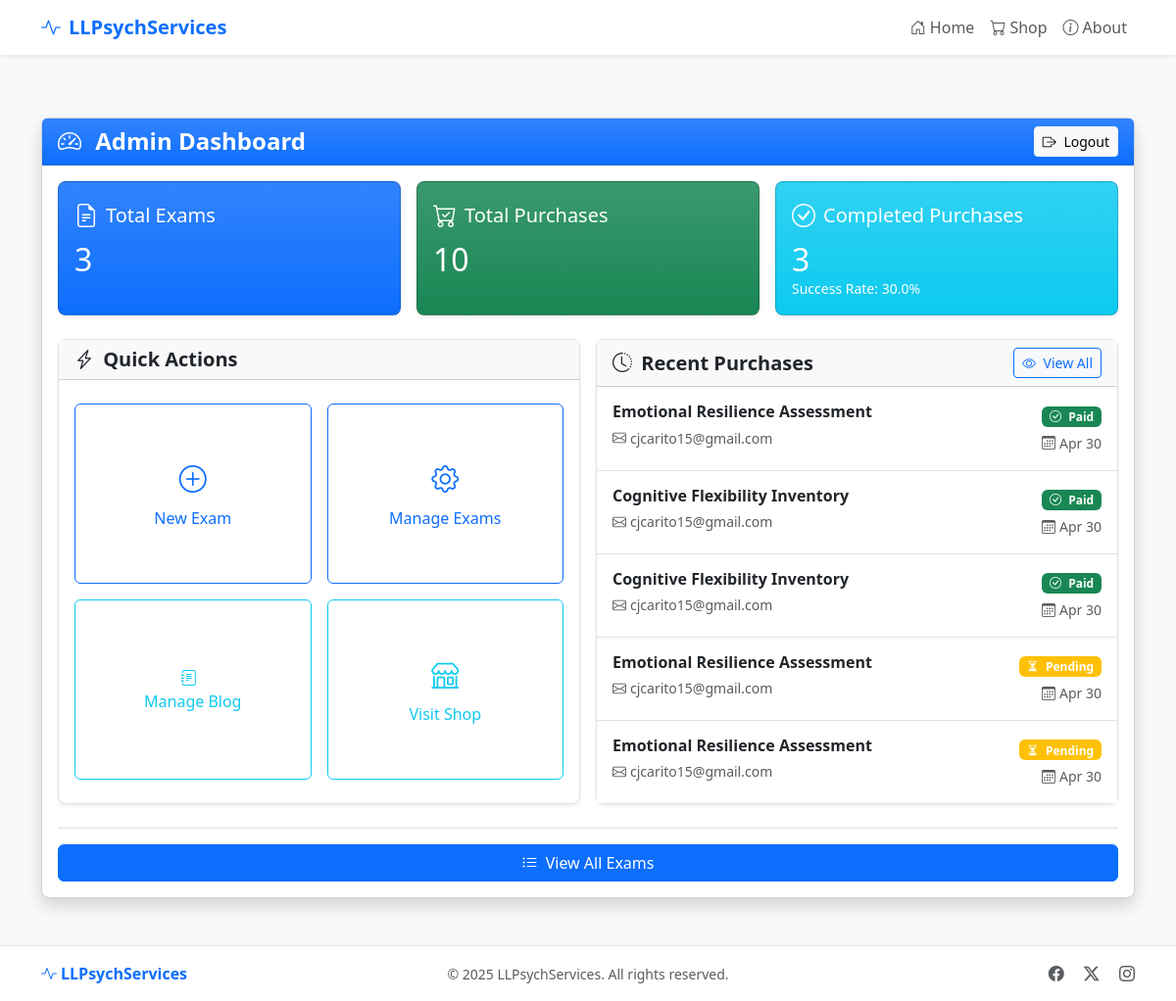
Before: /admin (signed in) with the older database file.
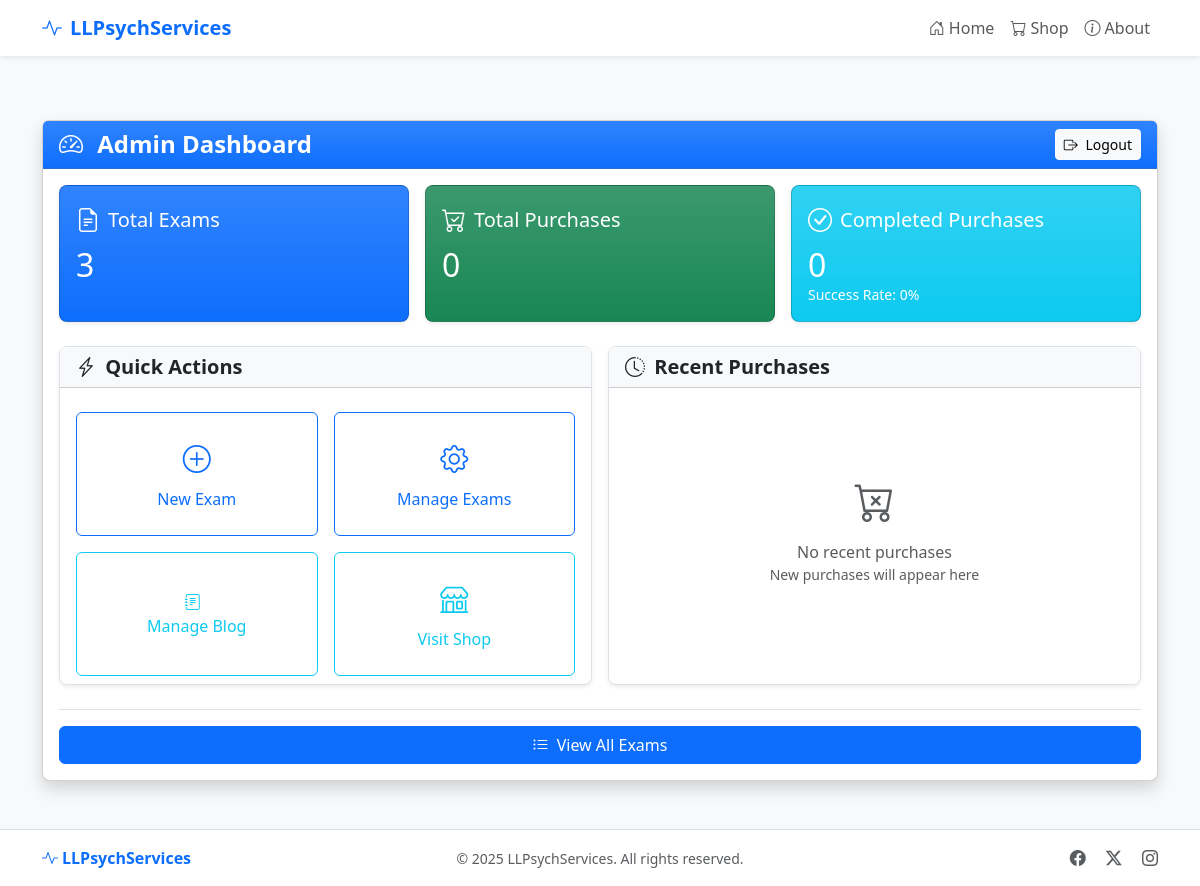
After: the same page with the newer database file.
### app.py (models this page shows, shortened)
class Purchase(db.Model):
    id = db.Column(db.Integer, primary_key=True)
    exam_id = db.Column(db.Integer, db.ForeignKey('exam.id'), nullable=False)
    email = db.Column(db.String(120), nullable=False)
    access_token = db.Column(db.String(100), unique=True, nullable=False)
    payment_id = db.Column(db.String(100), nullable=True)
    payment_status = db.Column(db.String(20), default='pending')
    answers = db.Column(db.Text, nullable=True)  # Store user answers as JSON
    purchased_at = db.Column(db.DateTime, default=datetime.utcnow)
    exam = db.relationship('Exam', backref=db.backref('purchases', lazy=True))

class Exam(db.Model):
    id = db.Column(db.Integer, primary_key=True)
    title = db.Column(db.String(100), nullable=False)
    exam_type = db.Column(db.String(20))  # 'content' or 'likert'
    description = db.Column(db.Text, nullable=False)
    price = db.Column(db.Float, nullable=False)
    content = db.Column(db.Text, nullable=False)
    questions = db.Column(db.Text, nullable=True)  # Stored as JSON
    exam_type = db.Column(db.String(20), default='content')  # 'content' or 'likert'
    created_at = db.Column(db.DateTime, default=datetime.utcnow)
    scoring_rules = db.Column(db.Text, nullable=True)

### app.py (the view)
@app.route('/admin')
@admin_required
def admin_dashboard():
    exams_count = Exam.query.count()
    purchases_count = Purchase.query.count()
    completed_purchases = Purchase.query.filter_by(payment_status='paid').count()
    recent_purchases = Purchase.query.order_by(Purchase.purchased_at.desc()).limit(5).all()
    return render_template('admin/dashboard.html',
                          exams_count=exams_count,
                          purchases_count=purchases_count,
                          completed_purchases=completed_purchases,
                          recent_purchases=recent_purchases)

### app.py (called while the page is built)
def admin_required(f):
    @wraps(f)
    def decorated_function(*args, **kwargs):
        if not session.get('admin_logged_in'):
            flash('Please log in to access the admin area.', 'warning')
            return redirect(url_for('admin_login', next=request.url))
        return f(*args, **kwargs)
    return decorated_function

### templates/admin/dashboard.html (shortened to what this page needs)
{% extends 'base.html' %}
{% block content %}
<div class="container py-3 py-md-4">
  <div class="row justify-content-center">
    <div class="col-12">
      <div class="card shadow">
        <div class="card-header bg-primary bg-gradient text-white">
          <div class="d-flex flex-column flex-sm-row justify-content-between align-items-start align-items-sm-center">
            <h1 class="h4 mb-2 mb-sm-0 fw-bold">
              <i class="bi bi-speedometer2 me-2"></i> Admin Dashboard
            </h1>
            <a href="{{ url_for('admin_logout') }}" class="btn btn-light btn-sm">
              <i class="bi bi-box-arrow-right me-1"></i> Logout
            </a>
          </div>
        </div>
        <div class="card-body">
          <div class="row g-3 mb-4">
            <div class="col-md-4">
              <div class="card bg-primary bg-gradient text-white h-100 shadow-sm">
                <div class="card-body">
                  <div class="d-flex align-items-center mb-2">
                    <i class="bi bi-file-earmark-text fs-4 me-2"></i>
                    <h5 class="card-title mb-0">Total Exams</h5>
                  </div>
                  <h2 class="card-text mb-0">{{ exams_count }}</h2>
                </div>
              </div>
            </div>
            <div class="col-md-4">
              <div class="card bg-success bg-gradient text-white h-100 shadow-sm">
                <div class="card-body">
                  <div class="d-flex align-items-center mb-2">
                    <i class="bi bi-cart-check fs-4 me-2"></i>
                    <h5 class="card-title mb-0">Total Purchases</h5>
                  </div>
                  <h2 class="card-text mb-0">{{ purchases_count }}</h2>
                </div>
              </div>
            </div>
            <div class="col-md-4">
              <div class="card bg-info bg-gradient text-white h-100 shadow-sm">
                <div class="card-body">
                  <div class="d-flex align-items-center mb-2">
                    <i class="bi bi-check-circle fs-4 me-2"></i>
                    <h5 class="card-title mb-0">Completed Purchases</h5>
                  </div>
                  <h2 class="card-text mb-0">{{ completed_purchases }}</h2>
                  <p class="mb-0 small">Success Rate:
                    {{ (completed_purchases / purchases_count * 100) | round(1) if purchases_count > 0 else 0 }}%
                  </p>
                </div>
              </div>
            </div>
          </div>
          <div class="row g-3 mb-2">
            <div class="col-lg-6">
              <div class="card border h-100 shadow-sm">
                <div class="card-header bg-light">
                  <h5 class="mb-0 fw-bold">
                    <i class="bi bi-lightning-charge me-1"></i> Quick Actions
                  </h5>
                </div>
                <div class="card-body p-0 d-flex flex-column">
                  <div class="flex-grow-1 d-flex flex-column justify-content-center">
                    <div class="row g-3 p-3 h-100">
                      <div class="col-md-6 d-flex">
                        <a href="{{ url_for('admin_create_exam') }}" class="btn btn-outline-primary w-100 d-flex flex-column align-items-center justify-content-center py-4">
                          <i class="bi bi-plus-circle fs-3 mb-2"></i>
                          <span>New Exam</span>
                        </a>
                      </div>
                      <div class="col-md-6 d-flex">
                        <a href="{{ url_for('admin_exams') }}" class="btn btn-outline-primary w-100 d-flex flex-column align-items-center justify-content-center py-4">
                          <i class="bi bi-gear fs-3 mb-2"></i>
                          <span>Manage Exams</span>
                        </a>
                      </div>
                      <div class="col-md-6 d-flex">
                        <a href="{{ url_for('admin_blog') }}" class="btn btn-outline-info w-100 d-flex flex-column align-items-center justify-content-center py-4" target="_blank">
                          <i class="bi bi-journal-text me-2"></i>
                          <span>Manage Blog</span>
                        </a>
                      </div>
                      <div class="col-md-6 d-flex">
                        <a href="{{ url_for('shop') }}" class="btn btn-outline-info w-100 d-flex flex-column align-items-center justify-content-center py-4" target="_blank">
                          <i class="bi bi-shop fs-3 mb-2"></i>
                          <span>Visit Shop</span>
                        </a>
                      </div>
                    </div>
                  </div>
                </div>
              </div>
            </div>
            <div class="col-lg-6">
              <div class="card border h-100 shadow-sm">
                <div class="card-header bg-light">
                  <div class="d-flex flex-column flex-sm-row justify-content-between align-items-start align-items-sm-center">
                    <h5 class="mb-2 mb-sm-0 fw-bold">
                      <i class="bi bi-clock-history me-1"></i> Recent Purchases
                    </h5>
                    {% if recent_purchases %}
                    <a href="{{ url_for('admin_purchases') }}" class="btn btn-outline-primary btn-sm">
                      <i class="bi bi-eye me-1"></i> View All
                    </a>
                    {% endif %}
                  </div>
                </div>
                <div class="card-body p-0">
                  {% if recent_purchases %}
                  <div class="list-group list-group-flush">
                    {% for purchase in recent_purchases %}
                    <a href="{{ url_for('admin_purchases') }}" class="list-group-item list-group-item-action py-3">
                      <div class="d-flex justify-content-between align-items-start">
                        <div class="me-2 text-truncate">
                          <h6 class="mb-1 fw-bold">{{ purchase.exam.title }}</h6>
                          <small class="text-muted">
                            <i class="bi bi-envelope me-1"></i>{{ purchase.email }}
                          </small>
                        </div>
                        <div class="text-end">
                          <span class="badge {{ 'bg-success' if purchase.payment_status == 'paid' else 'bg-warning' }} mb-1">
                            <i class="bi bi-{{ 'check-circle' if purchase.payment_status == 'paid' else 'hourglass-split' }} me-1"></i>
                            {{ purchase.payment_status | capitalize }}
                          </span>
                          <div>
                            <small class="text-muted">
                              <i class="bi bi-calendar3 me-1"></i>{{ purchase.purchased_at.strftime('%b %d') }}
                            </small>
                          </div>
                        </div>
                      </div>
                    </a>
                    {% endfor %}
                  </div>
                  {% else %}
                  <div class="text-center py-5 text-muted h-100 d-flex flex-column justify-content-center">
                    <i class="bi bi-cart-x fs-1 mb-2"></i>
                    <p class="mb-0">No recent purchases</p>
                    <p class="small text-muted">New purchases will appear here</p>
                  </div>
                  {% endif %}
                </div>
              </div>
            </div>
          </div>
          <div class="d-flex flex-column flex-sm-row justify-content-end gap-2 mt-4 border-top pt-3">
            <a href="{{ url_for('admin_exams') }}" class="btn btn-primary w-100 w-sm-auto">
              <i class="bi bi-list-ul me-1"></i> View All Exams
            </a>
          </div>
        </div>
      </div>
    </div>
  </div>
</div>
{% endblock %}

### templates/base.html (shortened to what this page needs)
<!DOCTYPE html>
<html lang="en">
<head>
    <link href="https://cdn.jsdelivr.net/npm/bootstrap@5.3.0-alpha1/dist/css/bootstrap.min.css" rel="stylesheet">
    <link rel="stylesheet" href="https://cdn.jsdelivr.net/npm/bootstrap-icons@1.11.1/font/bootstrap-icons.css">
</head>
<body>
    <nav class="navbar navbar-expand-lg navbar-light bg-white">
        <div class="container">
            <a class="navbar-brand" href="{{ url_for('index') }}">
                <i class="bi bi-activity me-2"></i>LLPsychServices
            </a>
            <div class="collapse navbar-collapse" id="navbarNav">
                <ul class="navbar-nav ms-auto">
                    <li class="nav-item">
                        <a class="nav-link" href="{{ url_for('index') }}">
                            <i class="bi bi-house-door me-1"></i>Home
                        </a>
                    </li>
                    <li class="nav-item">
                        <a class="nav-link" href="{{ url_for('shop') }}">
                            <i class="bi bi-cart me-1"></i>Shop
                        </a>
                    </li>
                    <li class="nav-item">
                        <a class="nav-link" href="{{ url_for('about') }}">
                            <i class="bi bi-info-circle me-1"></i>About
                        </a>
                    </li>
                </ul>
            </div>
        </div>
    </nav>
    <main class="py-4">
        {% block content %}{% endblock %}
    </main>
    <footer class="bg-white text-center py-3 border-top shadow-sm">
        <div class="container">
            <div class="row align-items-center">
                <div class="col-md-4 text-md-start mb-2 mb-md-0">
                    <a href="{{ url_for('index') }}" class="text-decoration-none text-primary fw-bold">
                        <i class="bi bi-activity me-1"></i>LLPsychServices
                    </a>
                </div>
                <div class="col-md-4 mb-2 mb-md-0">
                    <small class="text-muted">&copy; 2025 LLPsychServices. All rights reserved.</small>
                </div>
                <div class="col-md-4 text-md-end">
                    <a href="#" class="text-decoration-none text-muted me-3">
                        <i class="bi bi-facebook"></i>
                    </a>
                    <a href="#" class="text-decoration-none text-muted me-3">
                        <i class="bi bi-twitter-x"></i>
                    </a>
                    <a href="#" class="text-decoration-none text-muted">
                        <i class="bi bi-instagram"></i>
                    </a>
                </div>
            </div>
        </div>
    </footer>
</body>
</html>

### templates/base.html (style rules this page uses)
html, body { height: 100%; }
body { display: flex; flex-direction: column; background-color: #f8f9fa; }
main { flex: 1 0 auto; }
footer { flex-shrink: 0; }
.navbar { box-shadow: 0 0.125rem 0.25rem rgba(0, 0, 0, 0.075); }
.navbar-brand { font-weight: 700; color: #0d6efd; }
.card { border-radius: 0.5rem; box-shadow: 0 0.5rem 1rem rgba(0, 0, 0, 0.15); transition: transform 0.2s; }
.card-header { border-top-left-radius: calc(0.5rem - 1px); border-top-right-radius: calc(0.5rem - 1px); }
.btn-primary { background-color: #0d6efd; border-color: #0d6efd; }

Changed rows visible on the page:
removed Purchase: exam "Emotional Resilience Assessment", email "cjcarito15@gmail.com", payment_status "Paid", purchased_at "Apr 30"
removed Purchase: exam "Cognitive Flexibility Inventory", email "cjcarito15@gmail.com", payment_status "Paid", purchased_at "Apr 30"
removed Purchase: exam "Cognitive Flexibility Inventory", email "cjcarito15@gmail.com", payment_status "Paid", purchased_at "Apr 30"
removed Purchase: exam "Emotional Resilience Assessment", email "cjcarito15@gmail.com", payment_status "Pending", purchased_at "Apr 30"
removed Purchase: exam "Emotional Resilience Assessment", email "cjcarito15@gmail.com", payment_status "Pending", purchased_at "Apr 30"
Other visible differences:
{{ purchases_count }}: "10" → "0"
{{ completed_purchases }}: "3" → "0"
text no longer shown: "30.0 View All"
text now shown: "0 No recent purchases New purchases will appear here"
